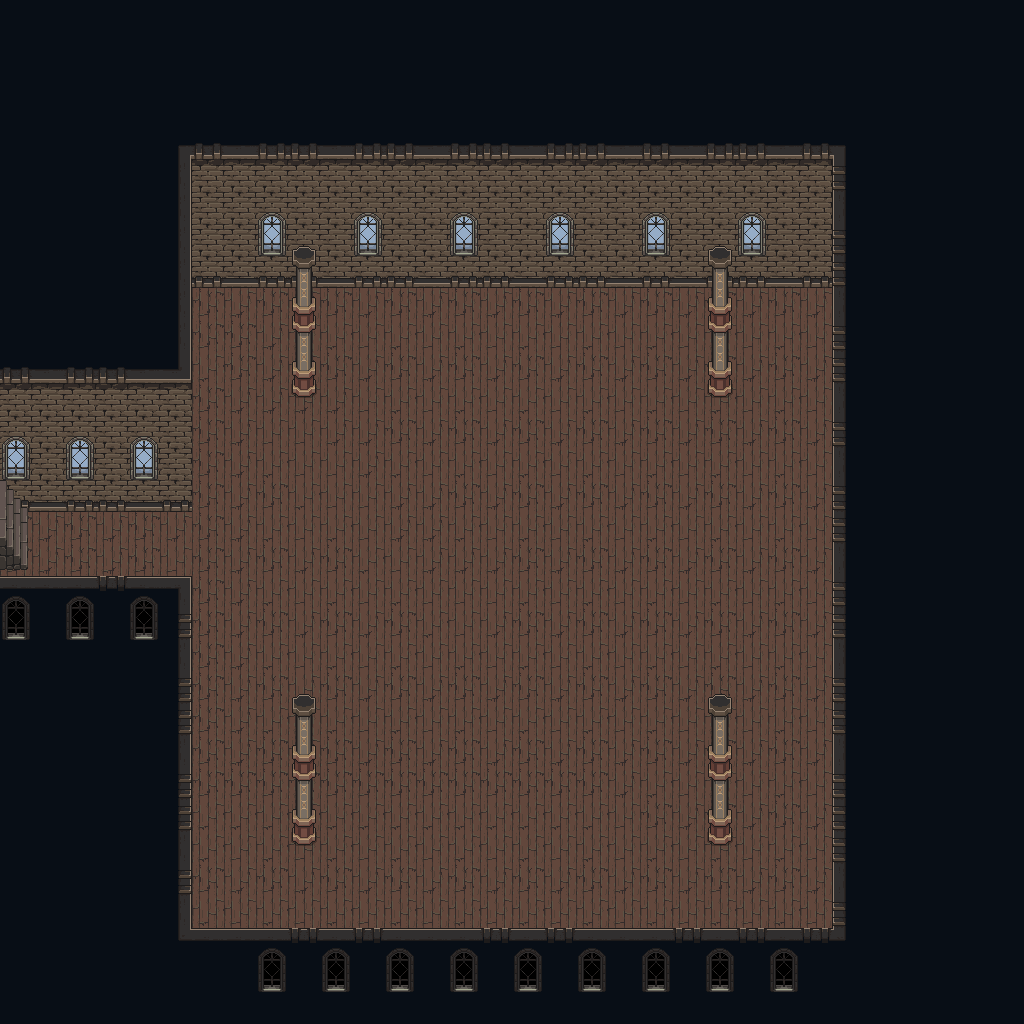

A 2D game scene composited from a Tiled map and its tileset images. What follows is a short description and the map's XML, with each tile layer's data collapsed to a summary:
An orthogonal 32x32 tile map with 32x32 px tiles, 5 tile layers (Floor, Walls, Windows, Stairs, ...) and 19 objects.

<map version="1.10" tiledversion="1.11.2" orientation="orthogonal" renderorder="right-down" width="32" height="32" tilewidth="32" tileheight="32" infinite="0" nextlayerid="9" nextobjectid="30">
 <tileset firstgid="1" source="Backgrounds/tilesets/castle.tsx" />
 <layer id="1" name="Floor" width="32" height="32">
  <data>[1024 cells, 419 non-empty, 24 distinct tile ids]</data>
 </layer>
 <layer id="3" name="Walls" width="32" height="32">
  <data>[1024 cells, 1024 non-empty, 37 distinct tile ids]</data>
 </layer>
 <layer id="6" name="Windows" width="32" height="32">
  <data>[1024 cells, 20 non-empty, 4 distinct tile ids]</data>
 </layer>
 <layer id="4" name="Stairs" width="32" height="32">
  <data>[1024 cells, 3 non-empty, 3 distinct tile ids]</data>
 </layer>
 <layer id="2" name="Pillar" width="32" height="32">
  <data>[1024 cells, 24 non-empty, 6 distinct tile ids]</data>
 </layer>
 <objectgroup id="7" name="collisionLayer">
  <object id="2" x="-17.3333" y="-23" width="208.167" height="532.333" />
  <object id="6" x="147.333" y="-22" width="881" height="300.667" />
  <object id="7" x="300" y="378.667" />
  <object id="8" x="717.333" y="388" />
  <object id="10" x="830.667" y="148" width="210.333" height="892" />
  <object id="11" x="-16.333" y="929.333" width="878" height="110.667" />
  <object id="14" x="-15.667" y="577.167" width="206.333" height="461.667" />
  <object id="15" x="302.667" y="832" />
  <object id="16" x="721.333" y="832" />
  <object id="17" x="-400" y="1084.85" />
  <object id="19" x="-14" y="487.5" width="18.5" height="127" />
 </objectgroup>
 <objectgroup id="8" name="wallLayer">
  <object id="21" x="0" y="368.5" width="191.5" height="21" />
  <object id="22" x="178" y="144" width="13.5" height="246" />
  <object id="23" x="178.667" y="142.667" width="665.333" height="22.6667" />
  <object id="25" x="832" y="144" width="16" height="796" />
  <object id="26" x="174.667" y="924" width="676" height="13.3333" />
  <object id="27" x="178.667" y="574.667" width="13.3333" height="364" />
  <object id="28" x="-14" y="575.5" width="205.75" height="15.75" />
  <object id="29" x="-16.5" y="368.5" width="16.25" height="227.25" />
 </objectgroup>
</map>
